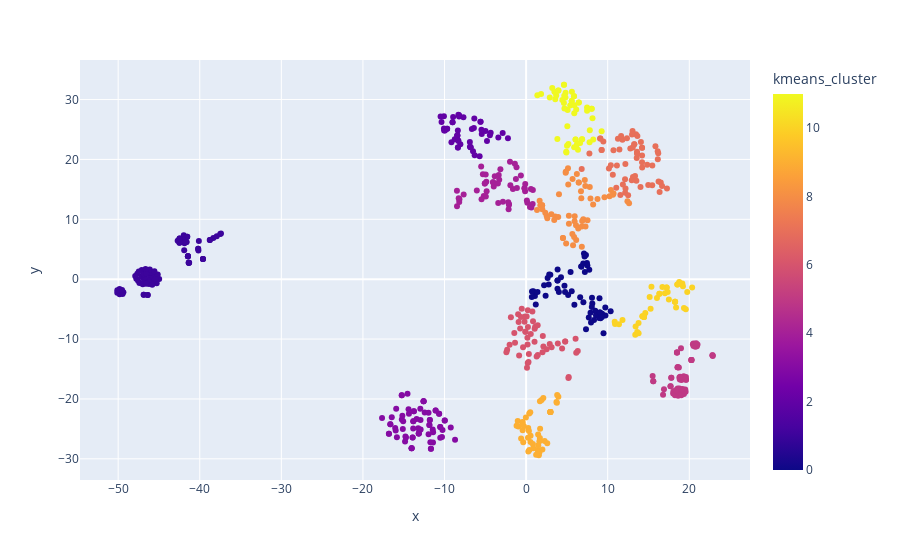

The notebook cell saved with this chart:
### Code cell
import plotly.graph_objects as go
import plotly.express as px
import pandas as pd


df = pd.read_csv("data/tsne_vectors_2d_with_multiple_method.csv")

# df['description'] = [""] * len(df)
# for index, value in df.iterrows():
#     if value['cluster'] == 2:
#         df.at[index,'description'] = "Greet"
#     elif value['cluster'] == 0:
#         df.at[index,'description'] = "Handle url failed"
#     elif value['cluster'] == 4:
#         df.at[index,'description'] = "Thank/Handover/Agree/Disagree/Address"
#     else:
#         df.at[index,'description'] = "Ask price, availability"

fig = px.scatter(
    df,
    x='x',
    y='y',
    color="kmeans_cluster",

    hover_data=["short_input_texts", "short_bot_texts","intent","short_entities","action_1"],
    )


fig.show()

### Figure 1 — Plotly figure (JSON) as saved in the notebook; plotly's stock layout.template omitted (floating-point values rounded to 4 significant figures; data arrays with more than 128 entries replaced by an {"elided": "..."} marker saying what was removed)
{"data": [{"customdata": {"elided": "655x5 str values"}, "hovertemplate": "x=%{x}<br>y=%{y}<br>short_input_texts=%{customdata[0]}<br>short_bot_texts=%{customdata[1]}<br>intent=%{customdata[2]}<br>short_entities=%{customdata[3]}<br>action_1=%{customdata[4]}<br>kmeans_cluster=%{marker.color}<extra></extra>", "legendgroup": "", "marker": {"color": {"elided": "655 int values"}, "coloraxis": "coloraxis", "symbol": "circle"}, "mode": "markers", "name": "", "showlegend": false, "type": "scatter", "x": {"elided": "655 float values"}, "xaxis": "x", "y": {"elided": "655 float values"}, "yaxis": "y"}], "layout": {"coloraxis": {"colorbar": {"title": {"text": "kmeans_cluster"}}, "colorscale": [[0, "#0d0887"], [0.1111, "#46039f"], [0.2222, "#7201a8"], [0.3333, "#9c179e"], [0.4444, "#bd3786"], [0.5556, "#d8576b"], [0.6667, "#ed7953"], [0.7778, "#fb9f3a"], [0.8889, "#fdca26"], [1, "#f0f921"]]}, "legend": {"tracegroupgap": 0}, "margin": {"t": 60}, "xaxis": {"anchor": "y", "domain": [0, 1], "title": {"text": "x"}}, "yaxis": {"anchor": "x", "domain": [0, 1], "title": {"text": "y"}}}}
